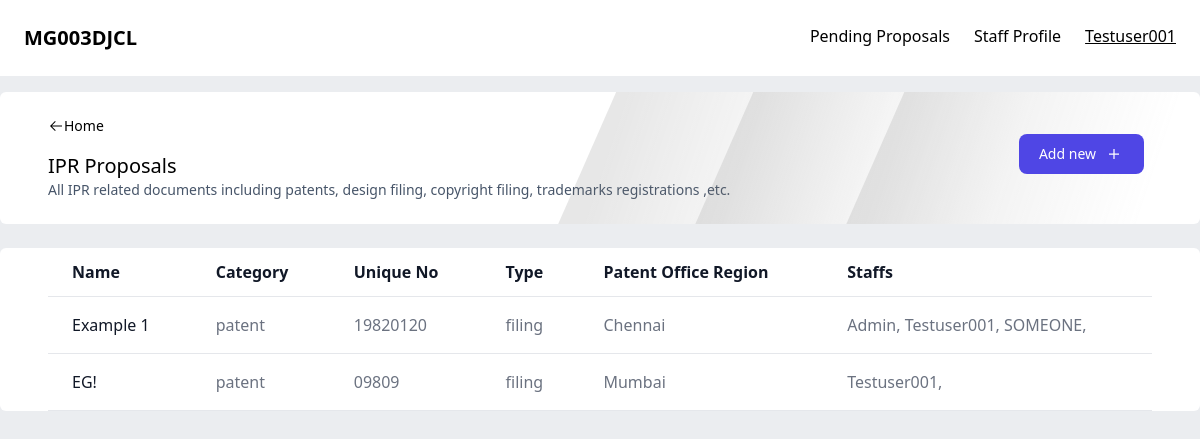
/ipr/ (signed in), run on the app's committed database.
### authentication/models.py (models this page shows)
class staff(AbstractUser):
    dept = models.ForeignKey(department, on_delete=models.CASCADE)
    designation = models.CharField(max_length=20)
    phone = models.CharField(max_length=20)
    designation = models.CharField(max_length=20)
    def __str__(self):
        return self.username

### central/models.py (models this page shows, shortened)
class ipr(models.Model):
    types = [
        ('Patent Filing','Patent Filing'),
        ('Patent Grant','Patent Grant'),
        ('Design Filing','Design Filing'),
        ('Design Grant','Design Grant'),
        ('Copyright Filing', 'Copyright Filing'),
        ('Copyright Registered','Copyright Registered'),
        ('copyright', 'copyright'),
        ('trademark', 'trademark'),
        ('patent', 'patent')
]
    category = models.CharField(max_length=50, choices=types)
    title = models.CharField(max_length=100)
    uniqueno = models.CharField(max_length=50, unique=True) #Change CharField to somethingelse if required
    patentoffice = models.CharField(max_length=50)
    date = models.DateField(blank=True, null=True)
    department = models.ForeignKey(department, on_delete=models.SET_NULL, null=True)
    staffs = models.ManyToManyField(staff)
    status = models.CharField(max_length=50, null=True, blank=True,choices=[('filing', 'filing'),('granted', 'granted')])
    hodapproval = models.BooleanField(verbose_name="HoD Approval Status", default=False, null=True)
    Controller = models.BooleanField(verbose_name="Controller Approval Status", default=False, null=True)
    class Meta:
        verbose_name_plural = "IPR"
        verbose_name = "IPR"

### central/views.py (the view)
# urls.py: path('ipr/', ctv.ipr),
@login_required(login_url='/signin')
def ipr(request):
    obj = _ipr.objects.filter(staffs = request.user)
    return render(request, 'central/ipr.html', {'objects':obj})

### central/templates/central/ipr.html (shortened to what this page needs)
{% extends 'central/publication.html' %}
{% block header %}
    <p class="text-xl font-medium mt-4">IPR Proposals</p>
    <p class="text-sm text-slate-600">All IPR related documents including patents, design filing, copyright filing, trademarks registrations ,etc. </p>
{% endblock %}
{% block addurl %}
     /iprapplication
{% endblock %}
{% block content %}
<table class=" text-left min-h-full text-gray-500 bg-white dark:text-gray-400 rounded-md overflow-x-auto w-full">
    <thead class="border-b text-gray-900 dark:text-gray-400">
        <tr>
            <th scope="col" class="px-6 py-3">
                Name
            </th>
            <th scope="col" class="px-6 py-3">
                Category
            </th>
            <th scope="col" class="px-6 py-3">
                Unique No
            </th>
            <th scope="col" class="px-6 py-3">
                Type
            </th>
            <th scope="col" class="px-6 py-3">
                Patent Office Region
            </th>
            <th scope="col" class="px-6 py-3">
                Staffs
            </th>
        </tr>
    </thead>
    <tbody>
        {% for object in objects %}
        <tr class="border-b">
            <td scope="row" class="hover:underline px-6 py-4 font-medium text-gray-900 whitespace-nowrap">
                <a href="">
                {{object.title}}
                </a>
            </td>
            <td scope="row" class="px-6 py-4">
                <a href="">
                {{object.category}}
                </a>
            </td>
            <td class="px-6 py-4">
                {{object.uniqueno}}
            </td>
            <td class="px-6 py-4">
                {{object.status}}
            </td>
            <td class="px-6 py-4">
                {{object.patentoffice}}
            </td>
            <td class="px-6 py-4">
                {% for staff in object.staffs.all %}
                    {{staff}},
                {% endfor %}
            </td>
        </tr>
        {% endfor %}
    </tbody>
    </table>
{% endblock %}

### central/templates/central/nav.html (shortened to what this page needs)
<nav class="flex justify-between p-6 bg-white">
    <div>
         <p class="text-xl font-bold">MG003DJCL</p>
    </div>
    <div class="gap-6 hidden lg:flex">
         <a href="#">Pending Proposals</a>
         <a href="#">Staff Profile</a>
         <p class="font-medium underline">{{request.user}}</p>
    </div>
 </nav>

### data on the page
staff: user "Testuser001", username "Testuser001"
ipr: title "Example 1", category "patent", uniqueno "19820120", status "filing", patentoffice "Chennai"
staff: username "Admin"
staff: username "SOMEONE"
ipr: title "EG!", category "patent", uniqueno "09809", status "filing", patentoffice "Mumbai"
